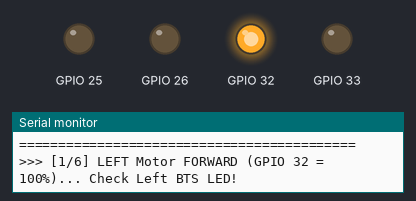
Bench run of a sketch on a simulated ESP32. Shown: output pins drawn as LEDs (lit = HIGH), the last lines printed to the serial monitor.

Above: at 2.1 s.
At 9.1 s:
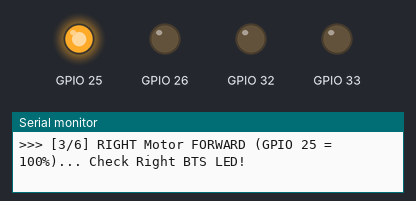
At 12.6 s:
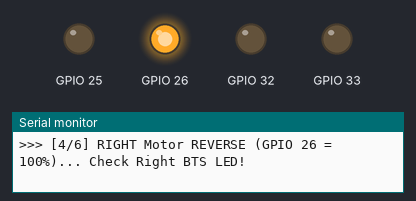
At 19.6 s:
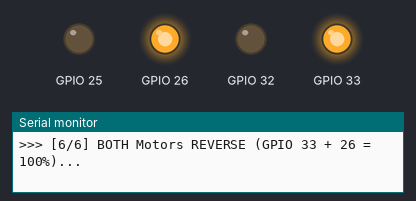
At 27.6 s:
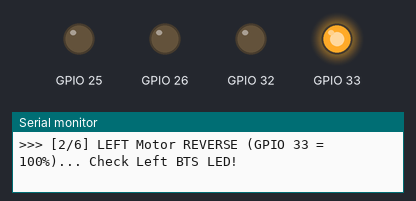
At 38.1 s:
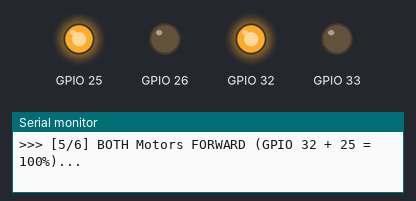
Timing chart, 0 to 39.6 s (numbered marks = the images above):
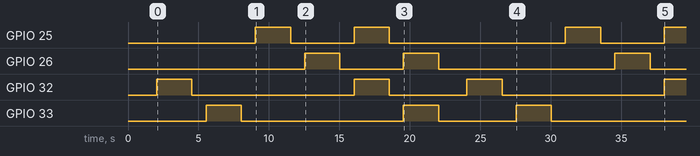

Measured:
- by itself, GPIO 25: goes HIGH 2.5 s, LOW 4.5 s, HIGH 2.5 s, LOW 12.5 s, HIGH 2.5 s, LOW 4.5 s, then HIGH
- by itself, GPIO 26: goes HIGH 2.5 s, LOW 4.5 s, HIGH 2.5 s, LOW 12.5 s, HIGH 2.5 s, then LOW
- by itself, GPIO 32: goes HIGH 2.5 s, LOW 11.5 s, HIGH 2.5 s, LOW 5.5 s, HIGH 2.5 s, LOW 11.5 s, then HIGH
- by itself, GPIO 33: goes HIGH 2.5 s, LOW 11.5 s, HIGH 2.5 s, LOW 5.5 s, HIGH 2.5 s, then LOW

The sketch:

BTS_Test.ino
```cpp
#include "soc/soc.h"
#include "soc/rtc_cntl_reg.h"

// ── BTS7960 MOTOR PINS (Right side of 38-Pin NodeMCU) ────────────────────────
const int ML_RPWM = 32; // Left  Motor Forward
const int ML_LPWM = 33; // Left  Motor Reverse
const int MR_RPWM = 25; // Right Motor Forward
const int MR_LPWM = 26; // Right Motor Reverse

const int freq = 20000;
const int resolution = 8;
const int pwmML_RPWM = 0;
const int pwmML_LPWM = 1;
const int pwmMR_RPWM = 2;
const int pwmMR_LPWM = 3;

// ESP32 Arduino Core 2.x and Core 3.x compatibility macros
#if defined(ESP_IDF_VERSION) && ESP_IDF_VERSION >= ESP_IDF_VERSION_VAL(5, 0, 0)
  #define PWM_SETUP(pin, ch)      ledcAttach(pin, freq, resolution)
  #define PWM_WRITE(pin, ch, val) ledcWrite(pin, val)
#else
  #define PWM_SETUP(pin, ch)      do { ledcSetup(ch, freq, resolution); ledcAttachPin(pin, ch); } while(0)
  #define PWM_WRITE(pin, ch, val) ledcWrite(ch, val)
#endif

void stopAll() {
  PWM_WRITE(ML_RPWM, pwmML_RPWM, 0);
  PWM_WRITE(ML_LPWM, pwmML_LPWM, 0);
  PWM_WRITE(MR_RPWM, pwmMR_RPWM, 0);
  PWM_WRITE(MR_LPWM, pwmMR_LPWM, 0);
}

void setLeftMotor(int speed) {
  if (speed > 0) {
    PWM_WRITE(ML_LPWM, pwmML_LPWM, 0);
    PWM_WRITE(ML_RPWM, pwmML_RPWM, speed);
  } else if (speed < 0) {
    PWM_WRITE(ML_RPWM, pwmML_RPWM, 0);
    PWM_WRITE(ML_LPWM, pwmML_LPWM, abs(speed));
  } else {
    PWM_WRITE(ML_RPWM, pwmML_RPWM, 0);
    PWM_WRITE(ML_LPWM, pwmML_LPWM, 0);
  }
}

void setRightMotor(int speed) {
  if (speed > 0) {
    PWM_WRITE(MR_LPWM, pwmMR_LPWM, 0);
    PWM_WRITE(MR_RPWM, pwmMR_RPWM, speed);
  } else if (speed < 0) {
    PWM_WRITE(MR_RPWM, pwmMR_RPWM, 0);
    PWM_WRITE(MR_LPWM, pwmMR_LPWM, abs(speed));
  } else {
    PWM_WRITE(MR_RPWM, pwmMR_RPWM, 0);
    PWM_WRITE(MR_LPWM, pwmMR_LPWM, 0);
  }
}

void setup() {
  WRITE_PERI_REG(RTC_CNTL_BROWN_OUT_REG, 0); // Disable brownout
  delay(500);

  Serial.begin(115200);
  delay(500);
  Serial.println("\n===========================================");
  Serial.println("    BTS7960 INDEPENDENT MOTOR TEST SCRIPT  ");
  Serial.println("===========================================");
  Serial.println("Pins used:");
  Serial.println("  Left Motor  RPWM (FWD) = GPIO 32");
  Serial.println("  Left Motor  LPWM (REV) = GPIO 33");
  Serial.println("  Right Motor RPWM (FWD) = GPIO 25");
  Serial.println("  Right Motor LPWM (REV) = GPIO 26");
  Serial.println("Requirements for BTS7960 to spin:");
  Serial.println("  1. R_EN and L_EN must be connected to 5V!");
  Serial.println("  2. BTS VCC = 5V, BTS GND = ESP32 GND");
  Serial.println("  3. Motor battery connected to B+ and B-");
  Serial.println("===========================================\n");

  PWM_SETUP(ML_RPWM, pwmML_RPWM);
  PWM_SETUP(ML_LPWM, pwmML_LPWM);
  PWM_SETUP(MR_RPWM, pwmMR_RPWM);
  PWM_SETUP(MR_LPWM, pwmMR_LPWM);

  stopAll();
  delay(1000);
}

void loop() {
  // TEST 1: Left Motor Forward
  Serial.println(">>> [1/6] LEFT Motor FORWARD (GPIO 32 = 100%)... Check Left BTS LED!");
  setLeftMotor(255);
  setRightMotor(0);
  delay(2500);
  stopAll();
  delay(1000);

  // TEST 2: Left Motor Reverse
  Serial.println(">>> [2/6] LEFT Motor REVERSE (GPIO 33 = 100%)... Check Left BTS LED!");
  setLeftMotor(-255);
  setRightMotor(0);
  delay(2500);
  stopAll();
  delay(1000);

  // TEST 3: Right Motor Forward
  Serial.println(">>> [3/6] RIGHT Motor FORWARD (GPIO 25 = 100%)... Check Right BTS LED!");
  setLeftMotor(0);
  setRightMotor(255);
  delay(2500);
  stopAll();
  delay(1000);

  // TEST 4: Right Motor Reverse
  Serial.println(">>> [4/6] RIGHT Motor REVERSE (GPIO 26 = 100%)... Check Right BTS LED!");
  setLeftMotor(0);
  setRightMotor(-255);
  delay(2500);
  stopAll();
  delay(1000);

  // TEST 5: Both Motors Forward
  Serial.println(">>> [5/6] BOTH Motors FORWARD (GPIO 32 + 25 = 100%)...");
  setLeftMotor(255);
  setRightMotor(255);
  delay(2500);
  stopAll();
  delay(1000);

  // TEST 6: Both Motors Reverse
  Serial.println(">>> [6/6] BOTH Motors REVERSE (GPIO 33 + 26 = 100%)...");
  setLeftMotor(-255);
  setRightMotor(-255);
  delay(2500);
  stopAll();
  delay(2000);

  Serial.println("\n--- Cycle Complete. Repeating in 2 seconds ---\n");
}
```
